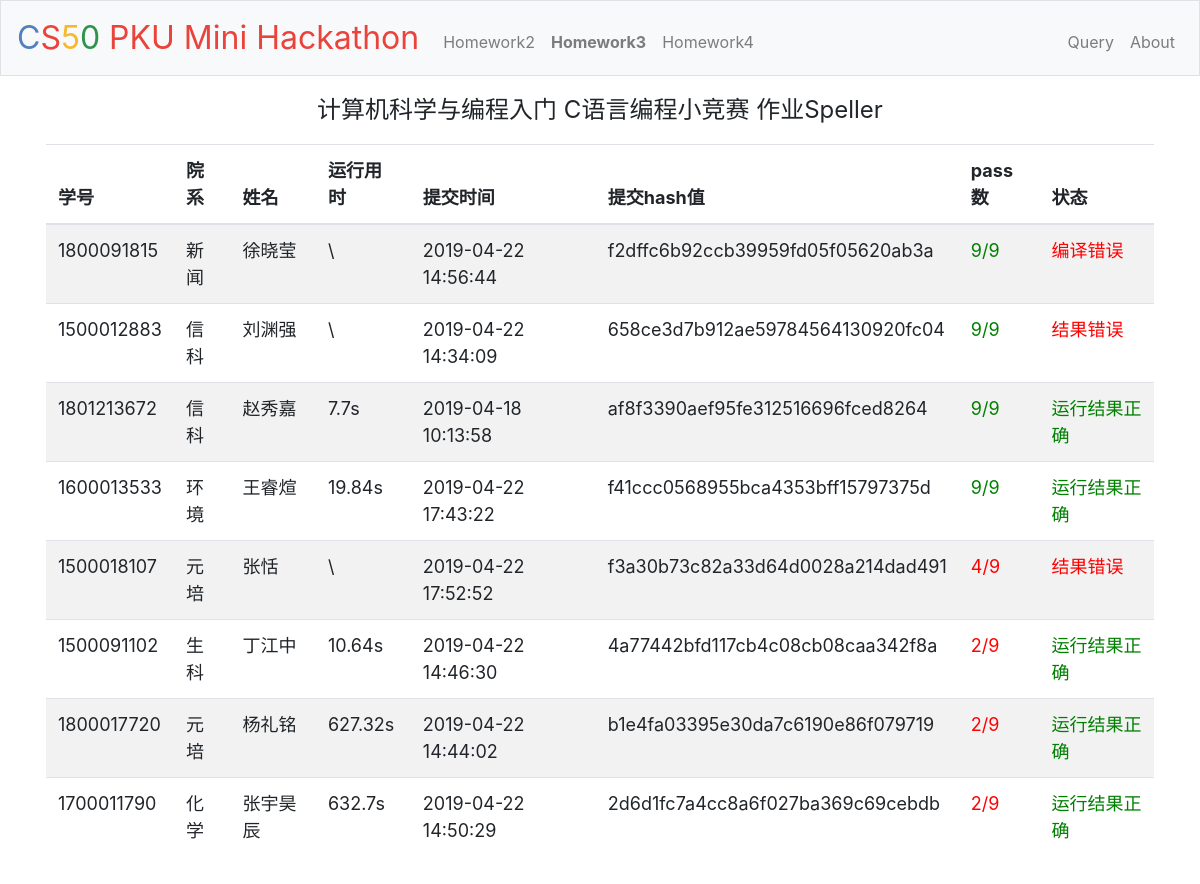
/homework3, run on an earlier commit of the app's database.
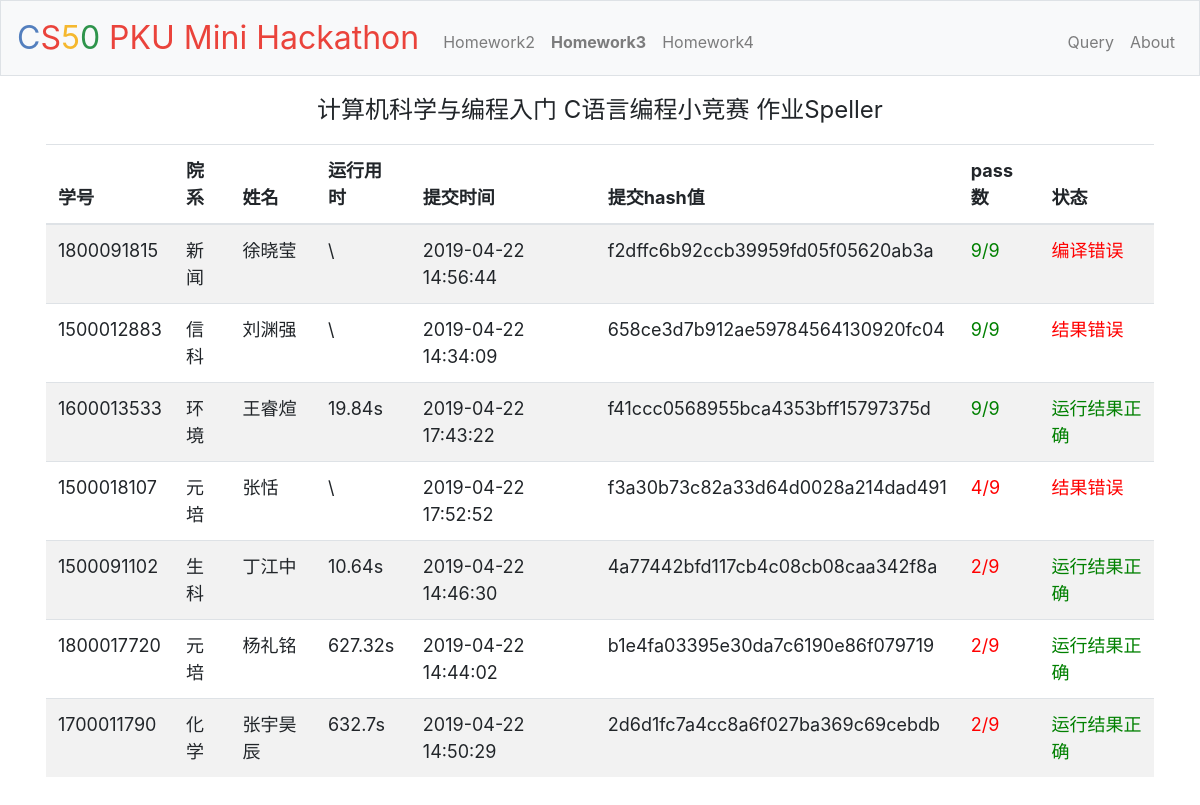
And on a later commit of the database.
### tables this page shows
CREATE TABLE "submit" (
	"id"	INTEGER NOT NULL PRIMARY KEY AUTOINCREMENT UNIQUE,
	"stuid"	INTEGER NOT NULL,
	"name"	TEXT,
	"work"	INTEGER NOT NULL,
	"time"	TIMESTAMP NOT NULL DEFAULT current_timestamp,
	"exe_time"	REAL,
	"hash"	TEXT NOT NULL,
	"status"	INTEGER NOT NULL,
	"correct_num"	INTEGER
);

### application.py (the view)
@app.route("/homework3")
def homework3():
    session["status"]="hw3"
    app.logger.info(request.remote_addr+" "+get_time()+" GET /homework3")
    result=[]
    ids = db.execute("select distinct stuid from submit where work=3")
    for id in ids:
        rows = db.execute("SELECT stuid,name,time,exe_time,hash,correct_num,status FROM submit where work=3 and stuid=:stuid ORDER BY correct_num desc, exe_time asc, time desc", stuid=id["stuid"])
        if rows:
            res=rows[0]
            stuid=str(res["stuid"])
            colloge=colloge_list.get(stuid)
            if not colloge:
                colloge="Unknown"
            status = status_list.get(res["status"])
            if not status:
                status="其他错误"
            tmp=[stuid, colloge, res["name"],res["exe_time"],res["time"],res["hash"],int(res["correct_num"]),status]
            result.append(tmp)
    result.sort(key=lambda x: (-x[6],x[3],Reversinator(x[4])))
    return render_template("homework3.html", result=result)

### application.py (called while the page is built)
@app.after_request
def after_request(response):
    return response

def get_time():
    i = datetime.datetime.now()
    return "{}/{}/{} {}:{}:{}".format(i.year, i.month, i.day, i.hour, i.minute, i.second)

### helpers.py (called while the page is built)
    def __lt__(self, other):
        return other.obj < self.obj

### templates/homework3.html (shortened to what this page needs)
{% extends "layout.html" %}
{% block main %}
    <div style="font-size:x-large">
        <p>
            计算机科学与编程入门 C语言编程小竞赛 作业Speller
        </p>
    </div>
    <table class="table table-striped table-responsive">
        <thead>
            <tr>
                <th>学号</th>
                <th>院系</th>
                <th>姓名</th>
                <th>运行用时</th>
                <th>提交时间</th>
                <th>提交hash值</th>
                <th>pass数</th>
                <th>状态</th>
            </tr>
        </thead>
        <tbody>
            {% for r in result %}
                <tr>
                    <td>{{r[0]}}</td>
                    <td>{{r[1]}}</td>
                    <td>{{r[2]}}</td>
                    {% if r[3] < 1 %}
                        <td>\</td>
                    {% else %}
                        <td>{{r[3]}}s</td>
                    {% endif %}
                    <td>{{r[4]}}</td>
                    <td>{{r[5]}}</td>
                    {% if r[6] == 9 %}
                        <td><font color="green">{{r[6]}}/9</font></td>
                    {% else %}
                        <td><font color="red">{{r[6]}}/9</font></td>
                    {% endif %}
                    {% if r[7] == '运行结果正确' %}
                        <td><font color="green">{{r[7]}}</font></td>
                    {% elif r[7] == '正在运行' %}
                        <td><font color="blue">{{r[7]}}</font></td>
                    {% else %}
                        <td><font color="red">{{r[7]}}</font></td>
                    {% endif %}
                </tr>
            {% endfor %}
        </tbody>
    </table>
{% endblock %}

### templates/layout.html (shortened to what this page needs)
<!DOCTYPE html>
<html lang="en">
    <head>
        <link href="https://maxcdn.bootstrapcdn.com/bootstrap/4.0.0-beta.2/css/bootstrap.min.css" rel="stylesheet"/>
        <link href="/static/styles.css" rel="stylesheet"/>
    </head>
    <body>
        <nav class="navbar navbar-expand-md navbar-light bg-light border">
            <a class="navbar-brand" href="/hackathon"><span class="blue">C</span><span class="red">S</span><span class="yellow">5</span><span class="green">0</span> <span class="red">PKU Mini Hackathon</span></a>
            <div class="collapse navbar-collapse" id="navbar">
                <ul class="navbar-nav mr-auto mt-2">
                    {% if session["status"] == 'hw2' %}
                        <li class="nav-item"><b><a class="nav-link" href="/homework2">Homework2</a></b></li>
                    {% else %}
                        <li class="nav-item"><a class="nav-link" href="/homework2">Homework2</a></li>
                    {% endif %}
                    {% if session["status"] == 'hw3' %}
                        <li class="nav-item"><b><a class="nav-link" href="/homework3">Homework3</a></b></li>
                    {% else %}
                        <li class="nav-item"><a class="nav-link" href="/homework3">Homework3</a></li>
                    {% endif %}
                    <li class="nav-item">
                        <div class="nav-link">
                            {% if session["status"] in ['Hello', 'Mario', 'Cash', 'Credit'] %}
                                <span id="hw4"><b>{{session["status"]}}</b></span>
                            {% else %}
                                <span id="hw4">Homework4</span>
                            {% endif %}
                        </div>
                    </li>
                </ul>
                <ul class="navbar-nav ml-auto mt-2">
                    {% if session["status"] == 'query' %}
                        <li class="nav-item"><b><a class="nav-link" href="/query">Query</a></b></li>
                    {% else %}
                        <li class="nav-item"><a class="nav-link" href="/query">Query</a></li>
                    {% endif %}
                    {% if session["status"] == 'about' %}
                        <li class="nav-item"><b><a class="nav-link" href="/about">About</a></b></li>
                    {% else %}
                        <li class="nav-item"><a class="nav-link" href="/about">About</a></li>
                    {% endif %}
                </ul>
            </div>
        </nav>
        <main class="container p-5">
            {% block main %}{% endblock %}
        </main>
    </body>
</html>

### static/styles.css (style rules this page uses)
nav .navbar-brand { font-size: xx-large; }
nav .navbar-brand .blue { color: #537fbe; }
nav .navbar-brand .red { color: #ea433b; }
nav .navbar-brand .yellow { color: #f5b82e; }
nav .navbar-brand .green { color: #2e944b; }
main { overflow-x: auto; text-align: center; }
main table { text-align: left; font-size: large; }
.nav-link { position: relative; display: inline-block; }
.p-5 { padding:1rem !important; }

What changed in the data, as far as the page shows it:
removed submit: stuid "1801213672", r "信科", name "赵秀嘉", exe_time "7.7", time "2019-04-18 10:13:58", hash "af8f3390aef95fe312516696fced8264", correct_num "9", r "运行结果正确"
